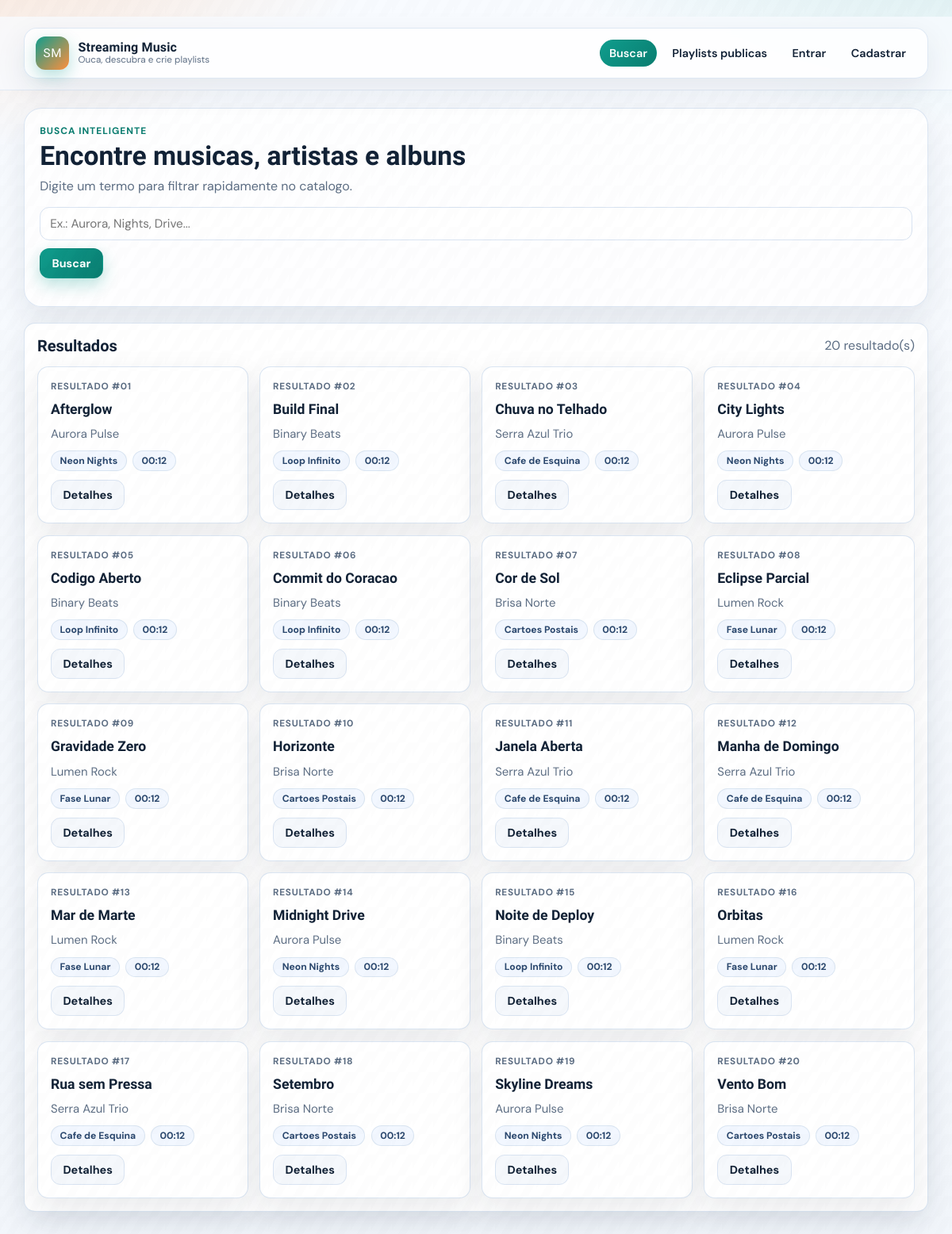
The app's page /buscar with its own data.
### app/models/music.py (models this page shows, shortened)
class Music(db.Model):
    __tablename__ = 'musicas'
    id = db.Column(db.Integer, primary_key=True)
    titulo = db.Column(db.String(150), nullable=False, index=True)
    album_id = db.Column(db.Integer, db.ForeignKey('albuns.id'), nullable=False)
    duracao = db.Column(db.Integer)  # em segundos
    arquivo_url = db.Column(db.String(255), nullable=False)
    numero_faixa = db.Column(db.Integer)
    visualizacoes = db.Column(db.Integer, default=0)
    @property
    def duracao_formatada(self):
        if not self.duracao:
            return "00:00"
        minutos = self.duracao // 60
        segundos = self.duracao % 60
        return f"{minutos:02d}:{segundos:02d}"
    def to_dict(self, include_album=True):
        data = {
            'id': self.id,
            'titulo': self.titulo,
            'album_id': self.album_id,
            'duracao': self.duracao,
            'duracao_formatada': self.duracao_formatada,
            'arquivo_url': self.arquivo_url,
            'numero_faixa': self.numero_faixa,
            'visualizacoes': self.visualizacoes
        }
        if include_album and self.album:
            data['album'] = {
                'id': self.album.id,
                'titulo': self.album.titulo,
                'capa_url': self.album.capa_url,
                'artista': {
                    'id': self.album.artista.id,
                    'nome': self.album.artista.nome
                } if self.album.artista else None
            }
        return data

### app/models/artist.py (models this page shows, shortened)
class Artist(db.Model):
    __tablename__ = 'artistas'
    id = db.Column(db.Integer, primary_key=True)
    nome = db.Column(db.String(100), nullable=False, index=True)
    genero = db.Column(db.String(50))
    bio = db.Column(db.Text)
    imagem_url = db.Column(db.String(255))
    albuns = db.relationship('Album', backref='artista', lazy='dynamic', cascade='all, delete-orphan')

### app/models/album.py (models this page shows, shortened)
class Album(db.Model):
    __tablename__ = 'albuns'
    id = db.Column(db.Integer, primary_key=True)
    titulo = db.Column(db.String(150), nullable=False, index=True)
    artista_id = db.Column(db.Integer, db.ForeignKey('artistas.id'), nullable=False)
    ano_lancamento = db.Column(db.Integer)
    capa_url = db.Column(db.String(255))
    descricao = db.Column(db.Text)
    musicas = db.relationship('Music', backref='album', lazy='dynamic', cascade='all, delete-orphan')

### app/views/music_routes.py (the view)
@music_bp.route('/buscar')
def buscar():
    termo = request.args.get('q', '')
    pagina = request.args.get('pagina', 1, type=int)
    limite = 20
    offset = (pagina - 1) * limite
    resultado = MusicController.buscar_musicas(termo, limite, offset)
    if resultado['success']:
        musicas = resultado['musicas']
        total = resultado['total']
        total_paginas = (total + limite - 1) // limite
    else:
        musicas = []
        total = 0
        total_paginas = 0
        flash(resultado.get('message', 'Erro ao buscar músicas'), 'error')
    return render_template('buscar.html',
                         musicas=musicas,
                         termo=termo,
                         pagina=pagina,
                         total_paginas=total_paginas,
                         total=total)

### app/controllers/music_controller.py (called while the page is built, shortened)
    @staticmethod
    def buscar_musicas(termo=None, limite=50, offset=0):
        try:
            query = Music.query.join(Album).join(Artist)
            total = query.count()
            musicas = query.order_by(Music.titulo).limit(limite).offset(offset).all()
            return {
                'success': True,
                'musicas': [m.to_dict() for m in musicas],
                'total': total,
                'limite': limite,
                'offset': offset
            }
        except Exception as e:
            return {'success': False, 'message': f'Erro ao buscar músicas: {str(e)}'}

### app/templates/buscar.html (shortened to what this page needs)
﻿{% extends 'base.html' %}
{% block content %}
<section class="page-header" data-animate>
  <p class="kicker">Busca inteligente</p>
  <h1 class="page-title">Encontre musicas, artistas e albuns</h1>
  <p class="page-subtitle">Digite um termo para filtrar rapidamente no catalogo.</p>
  <form method="get" class="search-shell" style="margin-top: 1rem;">
    <input type="search" name="q" placeholder="Ex.: Aurora, Nights, Drive..." value="{{ termo }}">
    <button type="submit">Buscar</button>
  </form>
</section>
<section class="panel" data-animate style="--delay: 80ms;">
  <div class="section-head">
    <h2 class="section-title">Resultados</h2>
    <span class="muted">{{ total }} resultado(s)</span>
  </div>
  {% if musicas %}
    <div class="card-grid" style="margin-top: 0.9rem;">
      {% for musica in musicas %}
        {% set album = musica.album if musica.album else None %}
        {% set artista = album.artista if album and album.artista else None %}
        <article class="music-card" data-animate style="--delay: {{ 130 + (loop.index0 * 35) }}ms;">
          <span class="card-index">Resultado #{{ '%02d' % (((pagina - 1) * 20) + loop.index) }}</span>
          <h3 class="music-title">
            <a href="{{ url_for('music.musica_detalhes', musica_id=musica.id) }}">{{ musica.titulo }}</a>
          </h3>
          <p class="meta-line">{{ artista.nome if artista else 'Artista desconhecido' }}</p>
          <div class="meta-pills">
            {% if album %}<span class="chip">{{ album.titulo }}</span>{% endif %}
            {% if musica.duracao_formatada %}<span class="chip">{{ musica.duracao_formatada }}</span>{% endif %}
          </div>
          <div class="actions">
            <a class="btn btn-ghost" href="{{ url_for('music.musica_detalhes', musica_id=musica.id) }}">Detalhes</a>
          </div>
        </article>
      {% endfor %}
    </div>
  {% else %}
    <div class="empty-state" style="margin-top: 0.9rem;">
      Nenhum resultado encontrado para "{{ termo }}".
    </div>
  {% endif %}
</section>
{% endblock %}

### app/static/css/style.css (style rules this page uses)
* { box-sizing: border-box; }
html, body { margin: 0; padding: 0; }
body { min-height: 100vh; color: var(--text); font-family: var(--font-body); background: radial-gradient(900px 520px at -4% -8%, rgba(255, 143, 61, 0.24), transparent 60%), radial-gradient(980px 560px at 104% -12%, rgba(15, 157, 141, 0.2), transparent 63%), linear-gradient(180deg, var(--bg-top) 0%, var(--bg-bottom) 100%); }
body::before { content: ''; position: fixed; inset: 0; pointer-events: none; opacity: 0.35; background-image: linear-gradient(120deg, rgba(18, 34, 54, 0.02) 25%, transparent 25%, transparent 50%, rgba(18, 34, 54, 0.02) 50%, rgba(18, 34, 54, 0.02) 75%, transparent 75%, transparent); background-size: 26px 26px; }
.page-header { padding: 1.2rem; border-radius: var(--radius-lg); border: 1px solid rgba(217, 228, 242, 0.9); background: var(--surface); box-shadow: var(--shadow-soft); }
.kicker { margin: 0; font-size: 0.75rem; letter-spacing: 0.08em; text-transform: uppercase; color: var(--brand-strong); font-weight: 700; }
.page-title { margin: 0.28rem 0 0.5rem; font-family: var(--font-title); font-size: clamp(1.5rem, 1.2rem + 1.2vw, 2.1rem); }
.page-subtitle { margin: 0; color: var(--muted); max-width: 70ch; }
.section-title { margin: 0; font-family: var(--font-title); font-size: 1.25rem; }
.section-head { display: flex; align-items: center; justify-content: space-between; gap: 0.8rem; flex-wrap: wrap; }
.card-grid { display: grid; grid-template-columns: repeat(auto-fit, minmax(245px, 1fr)); gap: 0.9rem; }
.music-card, .panel, .form-card, .list-card { background: var(--surface-strong); border: 1px solid rgba(217, 228, 242, 0.95); border-radius: var(--radius-md); box-shadow: var(--shadow-soft); }
.music-card { padding: 1rem; display: flex; flex-direction: column; gap: 0.7rem; transition: transform 0.18s ease, box-shadow 0.2s ease; }
.card-index { font-size: 0.74rem; color: var(--muted); font-weight: 700; letter-spacing: 0.06em; text-transform: uppercase; }
.music-title { margin: 0; font-size: 1.1rem; font-family: var(--font-title); }
.music-title a { color: inherit; text-decoration: none; }
.meta-line { margin: 0; color: var(--muted); font-size: 0.93rem; }
.meta-pills { display: flex; flex-wrap: wrap; gap: 0.45rem; }
.chip { display: inline-flex; align-items: center; border-radius: 999px; padding: 0.24rem 0.66rem; font-size: 0.76rem; font-weight: 700; border: 1px solid rgba(217, 228, 242, 0.95); color: #2a476d; background: #f2f7ff; }
.actions { display: flex; flex-wrap: wrap; gap: 0.52rem; }
.btn, button { display: inline-flex; justify-content: center; align-items: center; text-decoration: none; border-radius: 12px; border: 1px solid transparent; font-family: var(--font-body); font-size: 0.9rem; font-weight: 700; cursor: pointer; padding: 0.56rem 0.9rem; transition: transform 0.16s ease, filter 0.16s ease, box-shadow 0.2s ease; }
.btn, button[type='submit'] { color: #fff; background: linear-gradient(135deg, var(--brand) 0%, var(--brand-strong) 100%); box-shadow: 0 8px 20px rgba(15, 157, 141, 0.28); }
.btn-ghost { color: var(--text); background: #f5f8fc; border-color: var(--line); box-shadow: none; }
.search-shell, .form, .form-inline { display: flex; gap: 0.65rem; }
.search-shell, .form-inline { flex-wrap: wrap; }
input, textarea, select { width: 100%; border: 1px solid var(--line); border-radius: 12px; padding: 0.62rem 0.75rem; color: var(--text); background: #fff; font-family: var(--font-body); font-size: 0.95rem; }
.panel { padding: 1rem; }
.muted { color: var(--muted); }
[data-animate] { opacity: 0; transform: translateY(18px); transition: opacity 0.6s ease, transform 0.6s ease; transition-delay: var(--delay, 0ms); }

### records on screen
Music: {{ 130 + (loop.index0 * 35) }} 130 (drawn), index "01", titulo "Afterglow", duracao_formatada "00:12"
Artist: nome "Aurora Pulse"
Album: titulo "Neon Nights"
Music: {{ 130 + (loop.index0 * 35) }} 165 (drawn), index "02", titulo "Build Final", duracao_formatada "00:12"
Artist: nome "Binary Beats"
Album: titulo "Loop Infinito"
Music: {{ 130 + (loop.index0 * 35) }} 200 (drawn), index "03", titulo "Chuva no Telhado", duracao_formatada "00:12"
Artist: nome "Serra Azul Trio"
Album: titulo "Cafe de Esquina"
Music: {{ 130 + (loop.index0 * 35) }} 235 (drawn), index "04", titulo "City Lights", duracao_formatada "00:12"
Music: {{ 130 + (loop.index0 * 35) }} 270 (drawn), index "05", titulo "Codigo Aberto", duracao_formatada "00:12"
Music: {{ 130 + (loop.index0 * 35) }} 305 (drawn), index "06", titulo "Commit do Coracao", duracao_formatada "00:12"
Music: {{ 130 + (loop.index0 * 35) }} 340 (drawn), index "07", titulo "Cor de Sol", duracao_formatada "00:12"
Artist: nome "Brisa Norte"
Album: titulo "Cartoes Postais"
Music: {{ 130 + (loop.index0 * 35) }} 375 (drawn), index "08", titulo "Eclipse Parcial", duracao_formatada "00:12"
Artist: nome "Lumen Rock"
Album: titulo "Fase Lunar"
Music: {{ 130 + (loop.index0 * 35) }} 410 (drawn), index "09", titulo "Gravidade Zero", duracao_formatada "00:12"
Music: {{ 130 + (loop.index0 * 35) }} 445 (drawn), index "10", titulo "Horizonte", duracao_formatada "00:12"
Music: {{ 130 + (loop.index0 * 35) }} 480 (drawn), index "11", titulo "Janela Aberta", duracao_formatada "00:12"
Music: {{ 130 + (loop.index0 * 35) }} 515 (drawn), ((pagina-1)*20)+loop.index "12", titulo "Manha de Domingo", duracao_formatada "00:12"
Music: {{ 130 + (loop.index0 * 35) }} 550 (drawn), index "13", titulo "Mar de Marte", duracao_formatada "00:12"
Music: {{ 130 + (loop.index0 * 35) }} 585 (drawn), index "14", titulo "Midnight Drive", duracao_formatada "00:12"
Music: {{ 130 + (loop.index0 * 35) }} 620 (drawn), index "15", titulo "Noite de Deploy", duracao_formatada "00:12"
Music: {{ 130 + (loop.index0 * 35) }} 655 (drawn), index "16", titulo "Orbitas", duracao_formatada "00:12"
Music: {{ 130 + (loop.index0 * 35) }} 690 (drawn), index "17", titulo "Rua sem Pressa", duracao_formatada "00:12"
Music: {{ 130 + (loop.index0 * 35) }} 725 (drawn), index "18", titulo "Setembro", duracao_formatada "00:12"
Music: {{ 130 + (loop.index0 * 35) }} 760 (drawn), index "19", titulo "Skyline Dreams", duracao_formatada "00:12"
Music: {{ 130 + (loop.index0 * 35) }} 795 (drawn), index "20", titulo "Vento Bom", duracao_formatada "00:12"

### other values on screen
{{ total }} "20"
